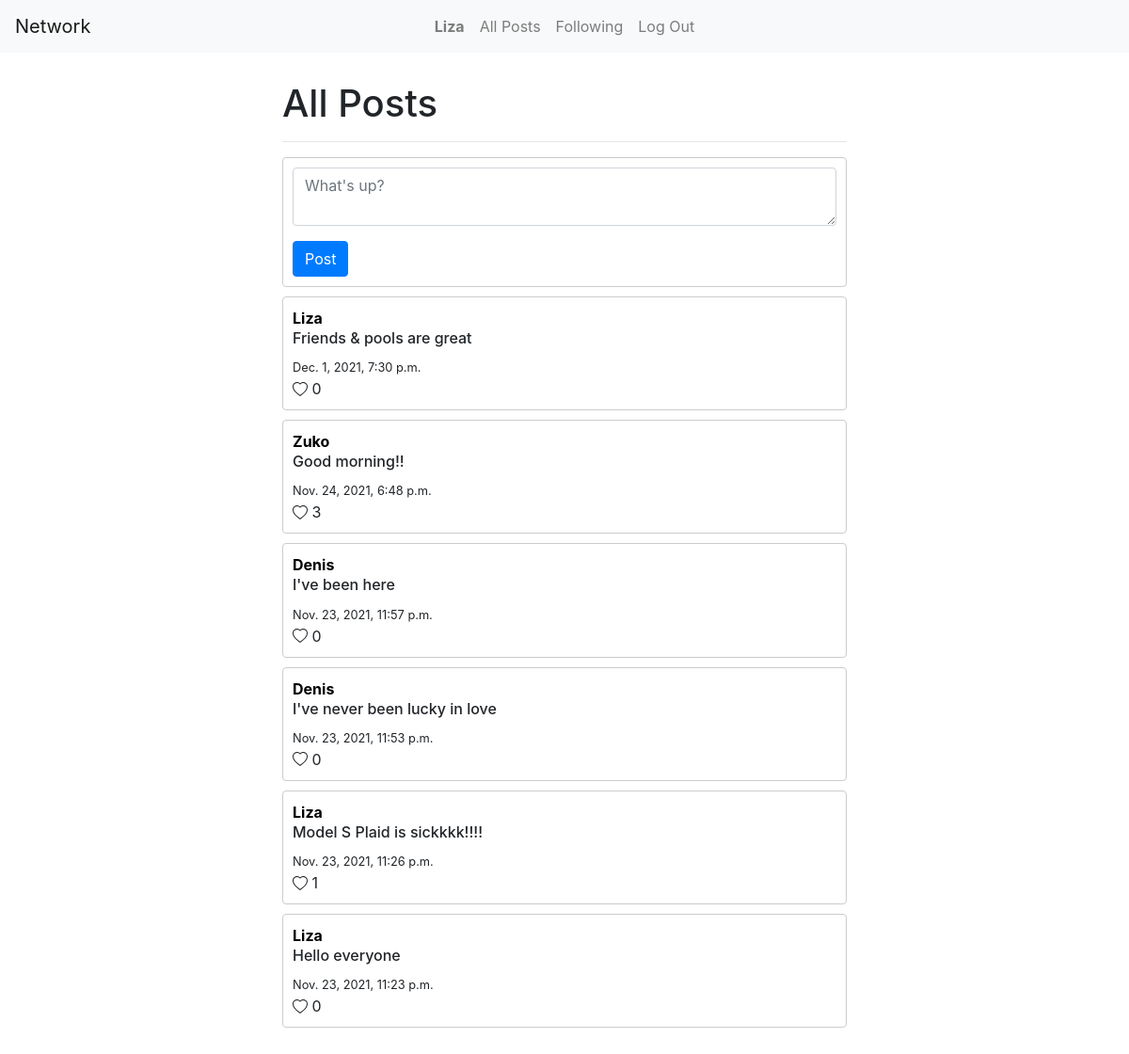
/ (signed in), run on the app's committed database.
### network/models.py (models this page shows)
class User(AbstractUser):
    pass

class Posts(models.Model):
    content = models.TextField()
    date =  models.DateTimeField(auto_now_add=True)
    user = models.ForeignKey(User, on_delete=models.CASCADE)
    likers = models.ManyToManyField(User, related_name='liked', blank=True)
    likesCount = models.IntegerField(default=0)

### network/views.py (the view)
# urls.py: path("", views.index, name="index"),
def index(request):
    if request.user.is_authenticated:
        if request.method =="POST":
            content = request.POST["content"]
            user = request.user
            new_post = Posts.objects.create(user=user, content=content)
            new_post.save()
            return HttpResponseRedirect(reverse("index"))
        else:
            posts = Posts.objects.order_by("-date").all()
            for post in posts:
                post.likesCount = post.likers.count()
                post.save()
            return render(request, "network/index.html", {
                "posts": posts,
                "all": True
            })
    else:
        return render(request, "network/login.html")

### network/templates/network/index.html (shortened to what this page needs)
{% extends "network/layout.html" %}
{% block body %}
{% if all %}
  <h1>All Posts</h1>
  <hr />
  <div class="post" id="newPost">
    <form action="{% url 'index' %}" method="POST">
      <div class="form-group">
        <textarea
          placeholder="What's up?"
          name="content"
          class="form-control w-100"
          maxlength="200"
        ></textarea>
      </div>
      <input class="btn btn-primary" type="submit" value="Post" />
    </form>
  </div>
{% else %}
  <h1>Following</h1>
  <hr />
{% endif %}
{% for post in posts%}
<div class="post">
  <a href="{% url 'profile' post.user.username %}"><div class="username">{{post.user.username}}</div></a>
  <h6>{{post.content}}</h6>
  <small>{{post.date}}</small>
  <div id="likeIcon">
    <span>
      {{post.likesCount}}
    </span>
  </div>
</div>
{%endfor%}
{% endblock %}

### network/templates/network/layout.html (shortened to what this page needs)
{% load static %}
<!DOCTYPE html>
<html lang="en">
    <head>
        <link rel="stylesheet" href="https://stackpath.bootstrapcdn.com/bootstrap/4.4.1/css/bootstrap.min.css">
        <link href="{% static 'network/styles.css' %}" rel="stylesheet">
    </head>
    <body>
        <nav class="navbar navbar-expand-lg navbar-light bg-light">
            <a class="navbar-brand" href="{% url 'index' %}">Network</a>
            <div class="insidenav">
              <ul class="navbar-nav mr-auto">
                {% if user.is_authenticated %}
                    <li class="nav-item">
                        <a class="nav-link" href="{% url 'profile' user.username %}"><strong>{{ user.username }}</strong></a>
                    </li>
                {% endif %}
                <li class="nav-item">
                  <a class="nav-link" href="{% url 'index' %}">All Posts</a>
                </li>
                {% if user.is_authenticated %}
                    <li class="nav-item">
                        <a class="nav-link" href="{% url 'following_view' %}">Following</a>
                    </li>
                    <li class="nav-item">
                        <a class="nav-link" href="{% url 'logout' %}">Log Out</a>
                    </li>
                {% endif %}
              </ul>
            </div>
          </nav>
        <div class="body">
            {% block body %}
            {% endblock %}
        </div>
    </body>
</html>

### network/static/network/styles.css (style rules this page uses)
.insidenav { position: relative; margin: 0 auto; }
.navbar-brand { position: absolute; }
.body { width: 50%; margin: 30px auto; }
.username { font-size: 16px; font-weight: bold; color: black; }
.post { max-height: fit-content; border: 1px solid #ccc; border-radius: 4px; padding: 10px; }
.post:not(:last-child) { margin-bottom: 10px; }
textarea { border: none; }
svg { margin-bottom: 2px; }

### data on the page
User: username "Liza"
Posts: user.username "Liza", content "Friends & pools are great", date "Dec. 1, 2021, 7:30 p.m.", likesCount "0"
Posts: user.username "Zuko", content "Good morning!!", date "Nov. 24, 2021, 6:48 p.m.", likesCount "3"
Posts: user.username "Denis", content "I've been here", date "Nov. 23, 2021, 11:57 p.m.", likesCount "0"
Posts: user.username "Denis", content "I've never been lucky in love", date "Nov. 23, 2021, 11:53 p.m.", likesCount "0"
Posts: user.username "Liza", content "Model S Plaid is sickkkk!!!!", date "Nov. 23, 2021, 11:26 p.m.", likesCount "1"
Posts: user.username "Liza", content "Hello everyone", date "Nov. 23, 2021, 11:23 p.m.", likesCount "0"
